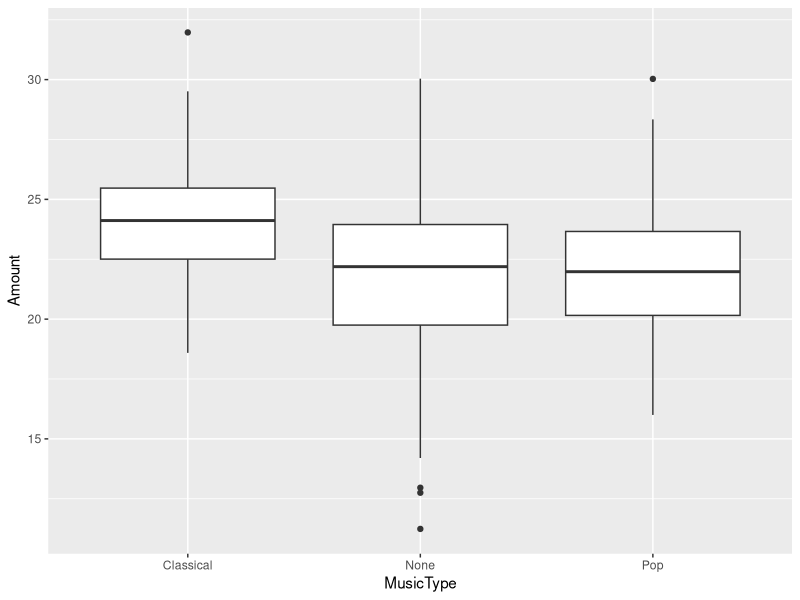
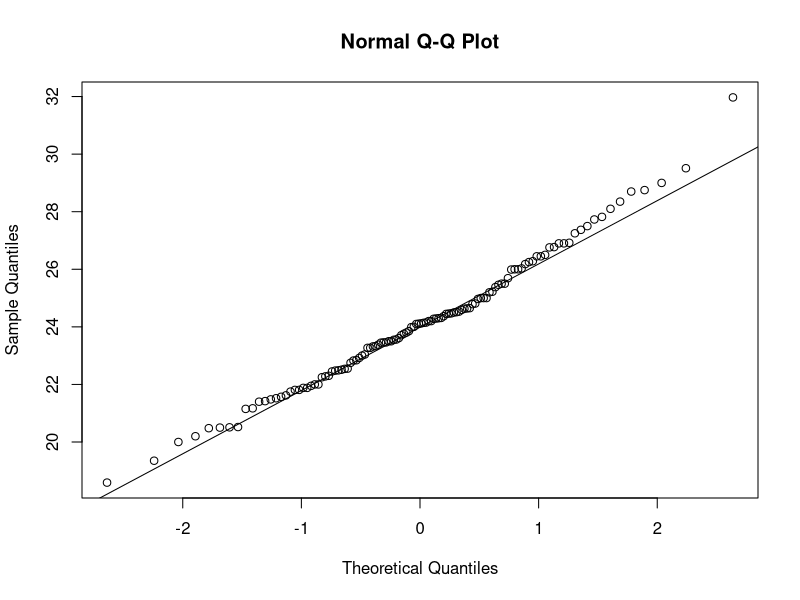

Source code (R) for these figures, in order: (Note: this script raises an error after producing the figures.)
## ---- chunk 1
knitr::opts_chunk$set(echo = TRUE)
## ---- chunk 2
library(tidyverse)
music.dat<-read.csv("Music.csv")
music.dat %>% ggplot(aes(x=MusicType,y=Amount))+geom_boxplot()

classical<-music.dat%>% filter(MusicType=="Classical")
qqnorm(classical$Amount)
qqline(classical$Amount)
## ---- chunk 3
contrasts(music.dat$MusicType)=contr.treatment
lm.mod<-lm(Amount~MusicType,data=music.dat)
anova(lm.mod)
## ---- chunk 4
contrasts(music.dat$MusicType)=contr.sum
music.lm<-lm(Amount~MusicType,data=music.dat)
summary(music.lm)
## ---- chunk 5
music.dat%>%group_by(MusicType)%>%summarise(avg=mean(Amount),num=n())

(24.9-21.7)+2.7*2.85*sqrt(1/142+1/131)

(24.9-21.7)-2.7*2.85*sqrt(1/142+1/131)
## ---- chunk 6
aov.obj<-aov(music.lm)
TukeyHSD(aov.obj)
## ---- chunk 7
contrasts(music.dat$MusicType)=contr.sum
music.lm<-lm(Amount~MusicType,data=music.dat)
confint(music.lm)
music.lm2<-lm(Amount~0+MusicType,data=music.dat)
confint(music.lm2)
